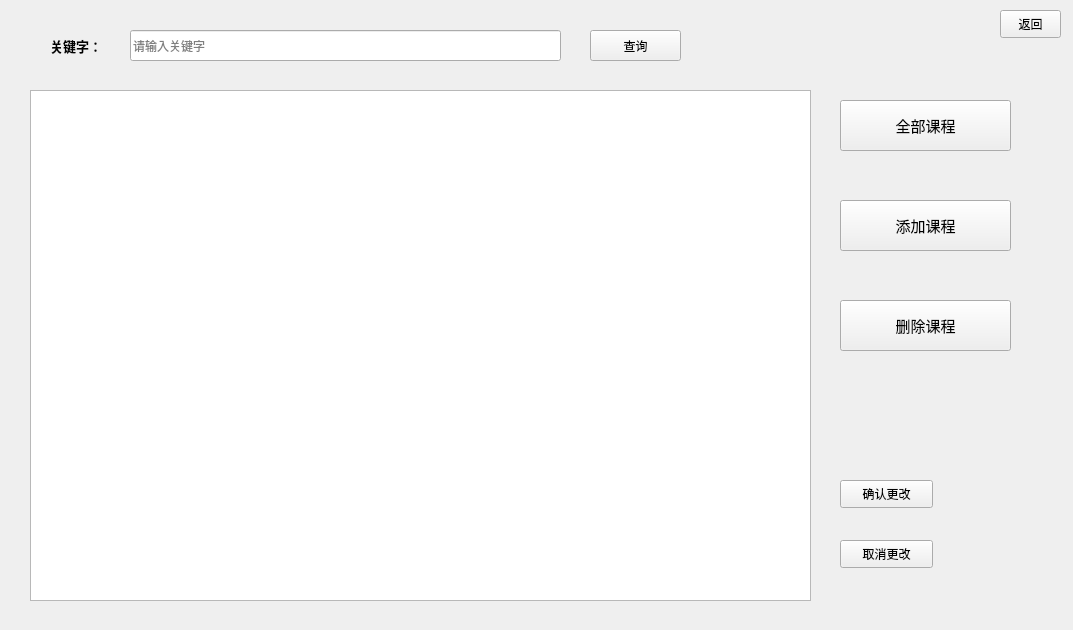
<?xml version="1.0" encoding="UTF-8"?>
<ui version="4.0">
 <class>LessonManue</class>
 <widget class="QWidget" name="LessonManue">
  <property name="geometry">
   <rect>
    <x>0</x>
    <y>0</y>
    <width>1073</width>
    <height>630</height>
   </rect>
  </property>
  <property name="windowTitle">
   <string>课程管理界面</string>
  </property>
  <widget class="QPushButton" name="exitbtn">
   <property name="geometry">
    <rect>
     <x>1000</x>
     <y>10</y>
     <width>61</width>
     <height>28</height>
    </rect>
   </property>
   <property name="text">
    <string>返回</string>
   </property>
  </widget>
  <widget class="QTableView" name="tableView">
   <property name="geometry">
    <rect>
     <x>30</x>
     <y>90</y>
     <width>781</width>
     <height>511</height>
    </rect>
   </property>
  </widget>
  <widget class="QPushButton" name="insertbtn">
   <property name="geometry">
    <rect>
     <x>840</x>
     <y>200</y>
     <width>171</width>
     <height>51</height>
    </rect>
   </property>
   <property name="font">
    <font>
     <family>Agency FB</family>
     <pointsize>11</pointsize>
    </font>
   </property>
   <property name="text">
    <string>添加课程</string>
   </property>
  </widget>
  <widget class="QPushButton" name="delebtn">
   <property name="geometry">
    <rect>
     <x>840</x>
     <y>300</y>
     <width>171</width>
     <height>51</height>
    </rect>
   </property>
   <property name="font">
    <font>
     <family>Agency FB</family>
     <pointsize>11</pointsize>
    </font>
   </property>
   <property name="text">
    <string>删除课程</string>
   </property>
  </widget>
  <widget class="QPushButton" name="surebtn">
   <property name="geometry">
    <rect>
     <x>840</x>
     <y>480</y>
     <width>93</width>
     <height>28</height>
    </rect>
   </property>
   <property name="text">
    <string>确认更改</string>
   </property>
  </widget>
  <widget class="QPushButton" name="cancelbtn">
   <property name="geometry">
    <rect>
     <x>840</x>
     <y>540</y>
     <width>93</width>
     <height>28</height>
    </rect>
   </property>
   <property name="text">
    <string>取消更改</string>
   </property>
  </widget>
  <widget class="QPushButton" name="findbtn">
   <property name="geometry">
    <rect>
     <x>590</x>
     <y>30</y>
     <width>91</width>
     <height>31</height>
    </rect>
   </property>
   <property name="text">
    <string>查询</string>
   </property>
  </widget>
  <widget class="QLineEdit" name="keyword">
   <property name="geometry">
    <rect>
     <x>130</x>
     <y>30</y>
     <width>431</width>
     <height>31</height>
    </rect>
   </property>
   <property name="placeholderText">
    <string>请输入关键字</string>
   </property>
  </widget>
  <widget class="QLabel" name="label">
   <property name="geometry">
    <rect>
     <x>50</x>
     <y>30</y>
     <width>71</width>
     <height>31</height>
    </rect>
   </property>
   <property name="font">
    <font>
     <family>Agency FB</family>
     <pointsize>10</pointsize>
     <weight>75</weight>
     <bold>true</bold>
    </font>
   </property>
   <property name="text">
    <string>关键字：</string>
   </property>
  </widget>
  <widget class="QPushButton" name="showallbtn">
   <property name="geometry">
    <rect>
     <x>840</x>
     <y>100</y>
     <width>171</width>
     <height>51</height>
    </rect>
   </property>
   <property name="font">
    <font>
     <family>Agency FB</family>
     <pointsize>11</pointsize>
    </font>
   </property>
   <property name="text">
    <string>全部课程</string>
   </property>
  </widget>
 </widget>
 <layoutdefault spacing="6" margin="11"/>
 <resources/>
 <connections/>
</ui>
